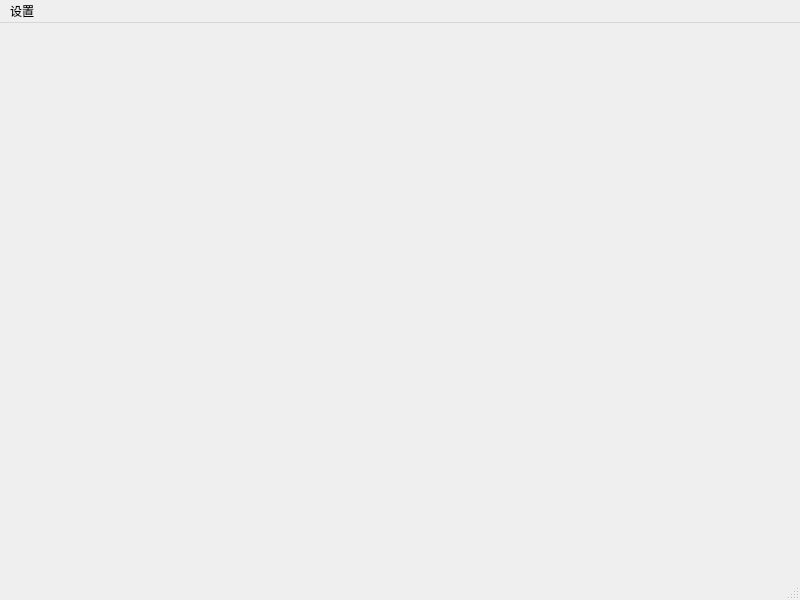
<?xml version="1.0" encoding="UTF-8"?>
<ui version="4.0">
 <class>MainWindow</class>
 <widget class="QMainWindow" name="MainWindow">
  <property name="geometry">
   <rect>
    <x>0</x>
    <y>0</y>
    <width>800</width>
    <height>600</height>
   </rect>
  </property>
  <property name="windowTitle">
   <string>MainWindow</string>
  </property>
  <widget class="QWidget" name="centralwidget"/>
  <widget class="QMenuBar" name="menubar">
   <property name="geometry">
    <rect>
     <x>0</x>
     <y>0</y>
     <width>800</width>
     <height>17</height>
    </rect>
   </property>
   <widget class="QMenu" name="menu">
    <property name="title">
     <string>设置</string>
    </property>
    <addaction name="action"/>
   </widget>
   <addaction name="menu"/>
  </widget>
  <widget class="QStatusBar" name="statusbar"/>
  <action name="action">
   <property name="text">
    <string>返回主页</string>
   </property>
  </action>
 </widget>
 <resources/>
 <connections/>
</ui>
